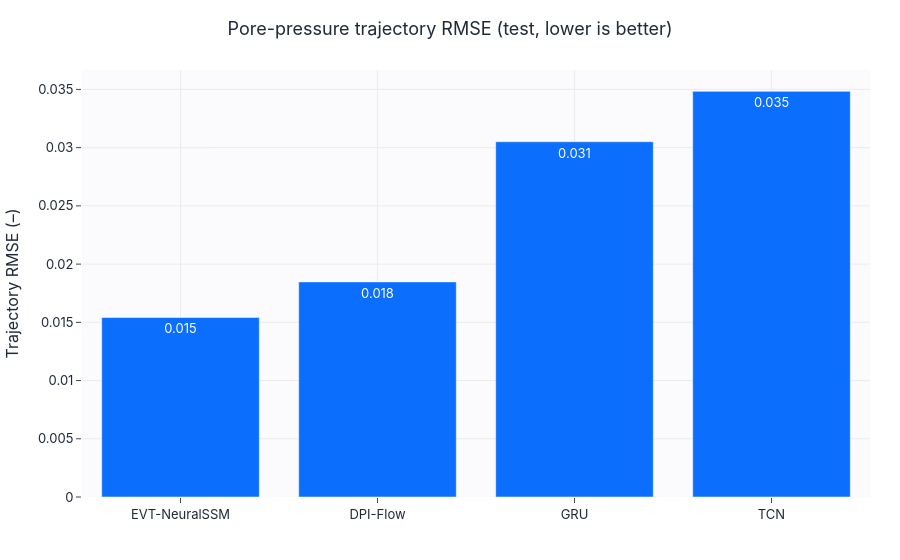
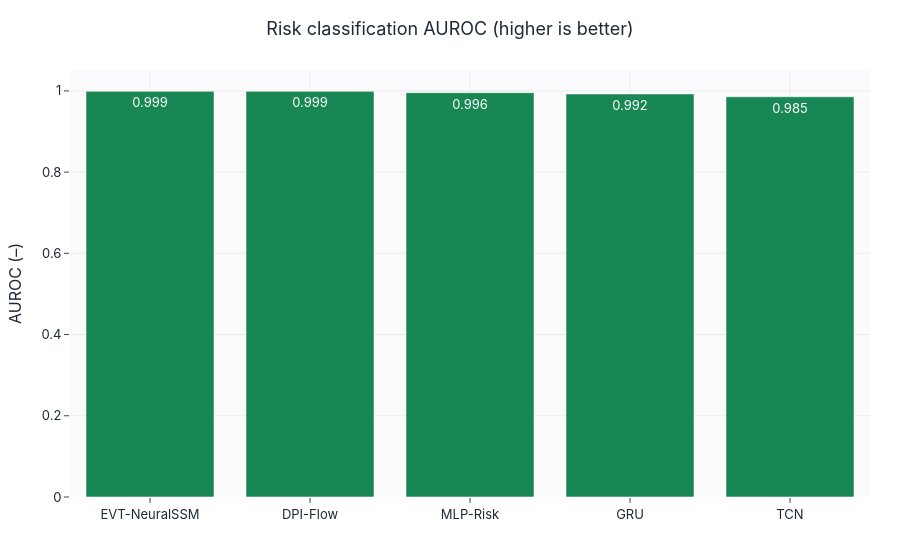
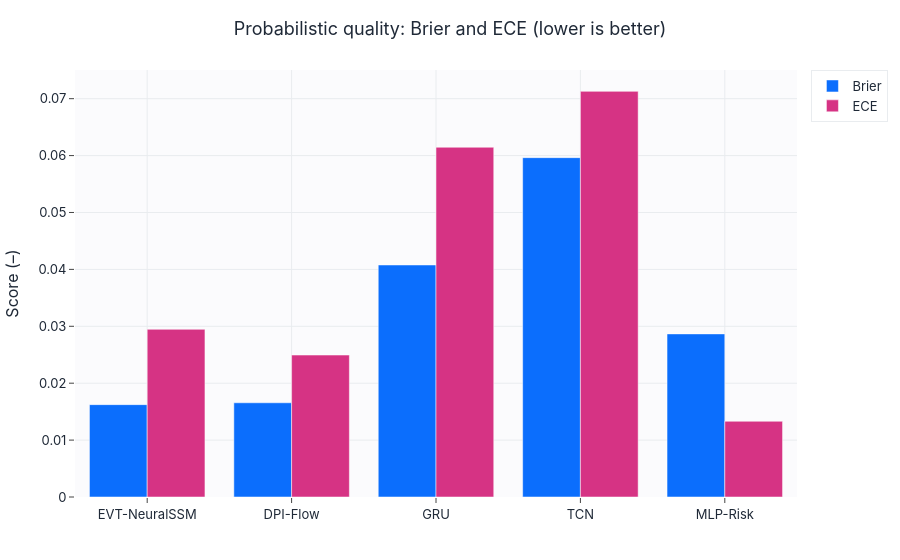

Notebook source saved alongside these figures, in order:
### Markdown cell above
## Trajectory error and risk classification

### Code cell
traj_df = leaderboard.dropna(subset=["Traj_RMSE"]).sort_values("Traj_RMSE")
bar(traj_df["model"], traj_df["Traj_RMSE"], title="Pore-pressure trajectory RMSE (test, lower is better)",
    ylabel="Trajectory RMSE (–)", color="#0b6efd", save=SAVE_FIGS, fig_id="3_1_leaderboard_rmse").show()
auc_df = leaderboard.sort_values("AUROC", ascending=False)
bar(auc_df["model"], auc_df["AUROC"], title="Risk classification AUROC (higher is better)",
    ylabel="AUROC (–)", color="#198754", save=SAVE_FIGS, fig_id="3_1_auroc").show()
grouped_bar(leaderboard["model"].tolist(),
            {"Brier": leaderboard["Brier"].tolist(), "ECE": leaderboard["ECE"].tolist()},
            title="Probabilistic quality: Brier and ECE (lower is better)", ylabel="Score (–)",
            save=SAVE_FIGS, fig_id="3_1_brier_ece").show()

### Figure 1 — Plotly figure (JSON) as saved in the notebook; plotly's stock layout.template omitted (floating-point values rounded to 4 significant figures)
{"data": [{"marker": {"color": "#0b6efd"}, "text": ["0.015", "0.018", "0.031", "0.035"], "textposition": "auto", "type": "bar", "x": ["EVT-NeuralSSM", "DPI-Flow", "GRU", "TCN"], "y": [0.01542, 0.01847, 0.03051, 0.03483]}], "layout": {"title": {"text": "Pore-pressure trajectory RMSE (test, lower is better)"}, "xaxis": {"title": {"text": ""}}, "yaxis": {"title": {"text": "Trajectory RMSE (–)"}}}}

### Figure 2 — Plotly figure (JSON) as saved in the notebook; plotly's stock layout.template omitted (floating-point values rounded to 4 significant figures)
{"data": [{"marker": {"color": "#198754"}, "text": ["0.999", "0.999", "0.996", "0.992", "0.985"], "textposition": "auto", "type": "bar", "x": ["EVT-NeuralSSM", "DPI-Flow", "MLP-Risk", "GRU", "TCN"], "y": [0.9989, 0.9988, 0.9956, 0.9925, 0.9855]}], "layout": {"title": {"text": "Risk classification AUROC (higher is better)"}, "xaxis": {"title": {"text": ""}}, "yaxis": {"title": {"text": "AUROC (–)"}}}}

### Figure 3 — Plotly figure (JSON) as saved in the notebook; plotly's stock layout.template omitted (floating-point values rounded to 4 significant figures)
{"data": [{"marker": {"color": "#0b6efd"}, "name": "Brier", "type": "bar", "x": ["EVT-NeuralSSM", "DPI-Flow", "GRU", "TCN", "MLP-Risk"], "y": [0.01623, 0.01656, 0.04078, 0.05964, 0.02867]}, {"marker": {"color": "#d63384"}, "name": "ECE", "type": "bar", "x": ["EVT-NeuralSSM", "DPI-Flow", "GRU", "TCN", "MLP-Risk"], "y": [0.02947, 0.02494, 0.06147, 0.07129, 0.01331]}], "layout": {"barmode": "group", "title": {"text": "Probabilistic quality: Brier and ECE (lower is better)"}, "xaxis": {"title": {"text": ""}}, "yaxis": {"title": {"text": "Score (–)"}}}}
